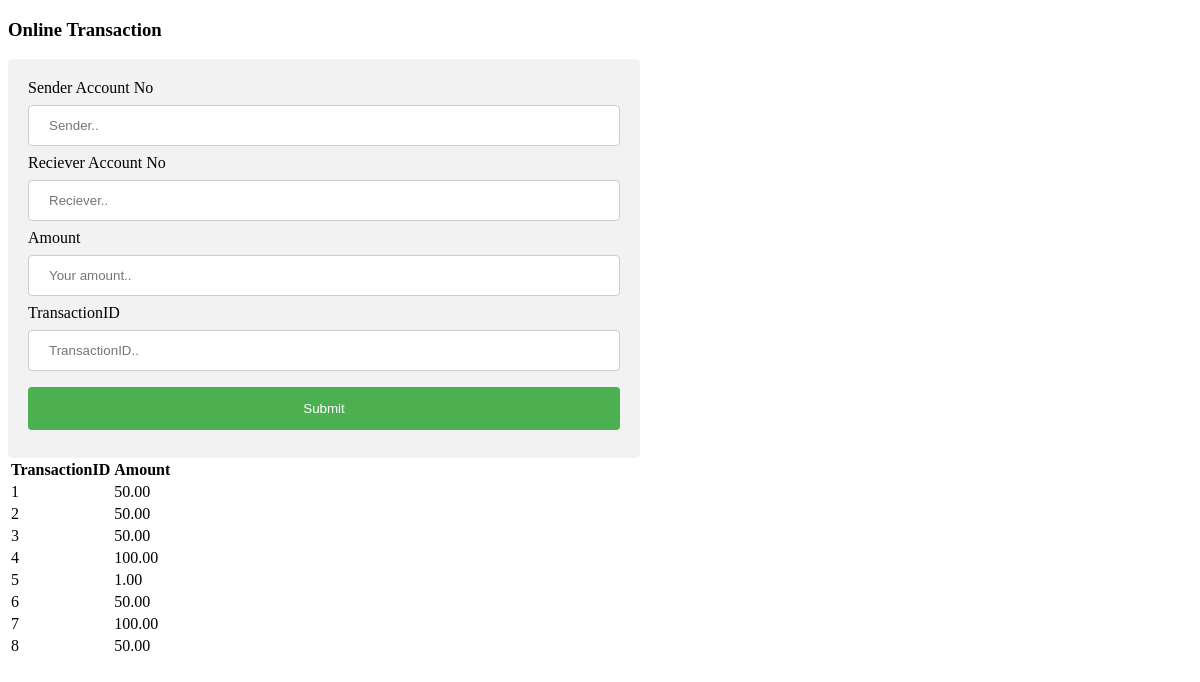
The app's page /transactiondisplay.php with its own data.
### tables this page shows
CREATE TABLE `transactions` (
    `TransactionID` int auto_increment PRIMARY key,
    `Amount` float(10,2) not NULL,
    `Date_Time` datetime not NULL,
    `Type` enum('Online','ATM') not NULL
  );

### transactiondisplay.php (the view, shortened to what this page needs)
<!DOCTYPE html>
<html>
<body>
<h3>Online Transaction </h3>
<div>
  <form action="" method="post">
    <label for="sender">Sender Account No</label>
    <input type="text" id="sender" name="sender" placeholder="Sender..">
    <label for="reciever">Reciever Account No</label>
    <input type="text" id="reciever" required name="reciever" placeholder="Reciever..">
    <label for="amount">Amount</label>
    <input type="number"  id="amount" name="amount" required placeholder="Your amount.." min="0">
	<label for="TransactionID">TransactionID</label>
    <input type="text" id="TransactionID" name="TransactionID" placeholder="TransactionID..">
    <input type="submit" value="Submit">
  </form>
</div>
<?php
$db=new mysqli('localhost','root','','banking');
if($results=$db->query("SELECT * FROM transactions")){
	if($results->num_rows){
		while($row=$results->fetch_object()){
			$records[]=$row;
		}
	}
} $i=0;
?>
    <table>
        <thead>
            <tr>
                <th>TransactionID</th>
                <th>Amount</th>
            </tr>
        </thead>
        <tbody>
		<?php
			foreach($records as $r){
		?>
			<tr>
				<td><?php echo $r->TransactionID;?></td>
				<td><?php echo $r->Amount;?></td>
			</tr>
		<?php
		}
		?>
        </tbody>
    </table>
	</body>
</html>

### transactiondisplay.php (style rules this page uses)
input[type=text], select { width: 100%; padding: 12px 20px; margin: 8px 0; display: inline-block; border: 1px solid #ccc; border-radius: 4px; box-sizing: border-box; }
input[type=number],select { width: 100%; padding: 12px 20px; margin: 8px 0; display: inline-block; border: 1px solid #ccc; border-radius: 4px; box-sizing: border-box; }
input[type=submit] { width: 100%; background-color: #4CAF50; color: white; padding: 14px 20px; margin: 8px 0; border: none; border-radius: 4px; cursor: pointer; }
div { border-radius: 5px; background-color: #f2f2f2; padding: 20px; width:50% }

### records on screen
transactions: TransactionID "1", Amount "50.00"
transactions: TransactionID "2", Amount "50.00"
transactions: TransactionID "3", Amount "50.00"
transactions: TransactionID "4", Amount "100.00"
transactions: TransactionID "5", Amount "1.00"
transactions: TransactionID "6", Amount "50.00"
transactions: TransactionID "7", Amount "100.00"
transactions: TransactionID "8", Amount "50.00"
